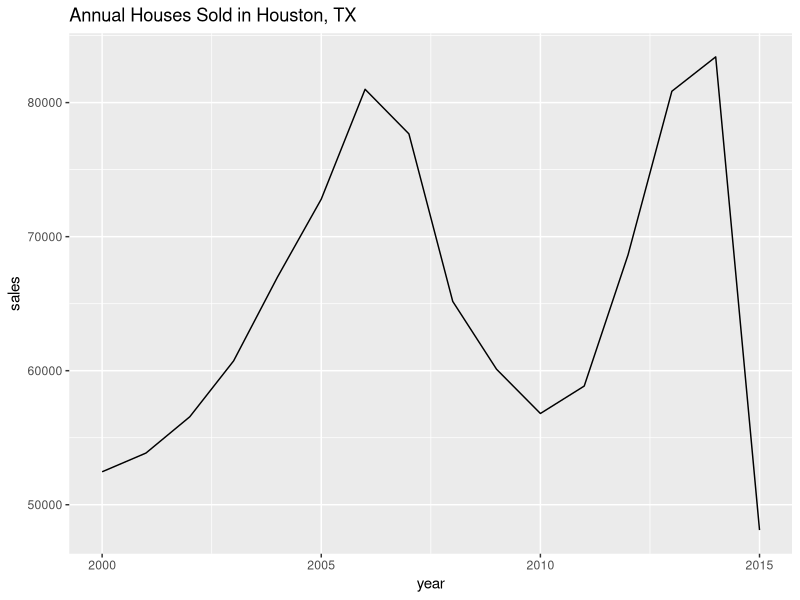

Write R code to recreate this figure.
## ---- chunk 1
##if(!require("tidyverse")) install.packages("tidyverse")
library(tidyverse)
txhousing |> 
  filter(city=="Houston") |> 
  group_by(year) |> 
  summarize(sales=sum(sales)) |> 
  ggplot(aes(x=year, y=sales)) + 
    geom_line() + 
    ggtitle("Annual Houses Sold in Houston, TX")
